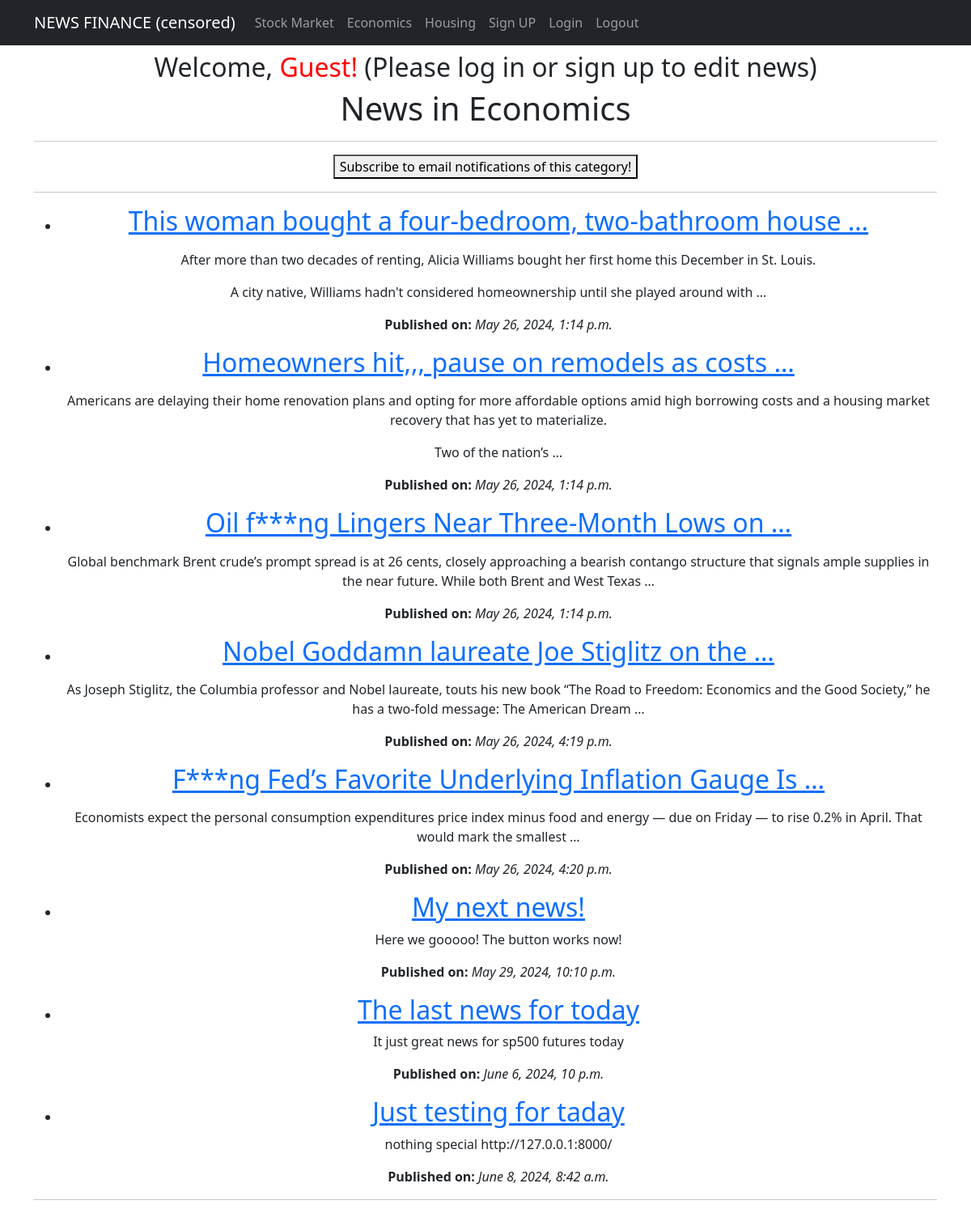
/category/Economics/, run on the app's committed database.
### app/models.py (models this page shows, shortened)
class Category(models.Model):
    name = models.CharField(max_length=100, unique=True)
    class Meta:
        verbose_name_plural = "Categories"

class News(models.Model):
    name = models.CharField(max_length=150, unique=True)
    description = models.TextField()
    published_date = models.DateTimeField(auto_now_add=True)
    category = models.ForeignKey(to='Category', on_delete=models.CASCADE, related_name='news')
    class Meta:
        verbose_name_plural = "News"

### app/views.py (the view)
# urls.py: path('category/<str:category_name>/', NewsByCategory.as_view(), name='news_by_category'),  # News by category
class NewsByCategory(ListView):
    template_name = 'news_by_category.html'
    context_object_name = 'news_items'
    def get_queryset(self):
        self.category = get_object_or_404(Category, name=self.kwargs['category_name'])
        return News.objects.filter(category=self.category)
    def get_context_data(self, **kwargs):
        context = super().get_context_data(**kwargs)
        context['category'] = self.category
        return context

### app/templatetags/custom_filters.py (called while the page is built)
@register.filter(name='censor_bad_words')
def censor_bad_words(value):
    words = value.split()
    censored_words = [BAD_WORDS.get(word, word) for word in words]
    return ' '.join(censored_words)

### templates/news_by_category.html (shortened to what this page needs)
{% extends 'flatpages/default.html' %}
{% load custom_filters %}
{% block content %}
<h1>News in {{ category.name }}</h1>
<hr>
<a href="{% url 'subscribe_to_category' category.id %}">
    <button type="button">Subscribe to email notifications of this category!</button>
</a>
<hr>
<ul>
    {% for news in news_items %}
        <li>
            <h2><a href="{% url 'news_detail' news.pk %}">{{ news.name|censor_bad_words|truncatewords:7 }}</a></h2>
            <p>{{ news.description|truncatewords:30|safe }}</p>
            <p><strong>Published on:</strong> <i>{{ news.published_date }}</i></p>
        </li>
    {% empty %}
        <li>No news in this category.</li>
    {% endfor %}
</ul>
<hr>
{% endblock content %}

### data on the page
Category: name "Economics"
News: name|censor_bad_words "This woman bought a four-bedroom, two-bathroom house …", description "After more than two decades of renting, Alicia Williams bought her first home this December in St. Louis. A city native, Williams hadn't considered homeownership until she played around with …", published_date "May 26, 2024, 1:14 p.m."
News: name|censor_bad_words "Homeowners hit,,, pause on remodels as costs …", description "Americans are delaying their home renovation plans and opting for more affordable options amid high borrowing costs and a housing market recovery that has yet to materialize. Two of the nation’s …", published_date "May 26, 2024, 1:14 p.m."
News: name|censor_bad_words "Oil f***ng Lingers Near Three-Month Lows on …", description "Global benchmark Brent crude’s prompt spread is at 26 cents, closely approaching a bearish contango structure that signals ample supplies in the near future. While both Brent and West Texas …", published_date "May 26, 2024, 1:14 p.m."
News: name|censor_bad_words "Nobel Goddamn laureate Joe Stiglitz on the …", description "As Joseph Stiglitz, the Columbia professor and Nobel laureate, touts his new book “The Road to Freedom: Economics and the Good Society,” he has a two-fold message: The American Dream …", published_date "May 26, 2024, 4:19 p.m."
News: name|censor_bad_words "F***ng Fed’s Favorite Underlying Inflation Gauge Is …", description "Economists expect the personal consumption expenditures price index minus food and energy — due on Friday — to rise 0.2% in April. That would mark the smallest …", published_date "May 26, 2024, 4:20 p.m."
News: name|censor_bad_words "My next news!", description "Here we gooooo! The button works now!", published_date "May 29, 2024, 10:10 p.m."
News: name|censor_bad_words "The last news for today", description "It just great news for sp500 futures today", published_date "June 6, 2024, 10 p.m."
News: name|censor_bad_words "Just testing for taday", description "nothing special http://127.0.0.1:8000/", published_date "June 8, 2024, 8:42 a.m."
